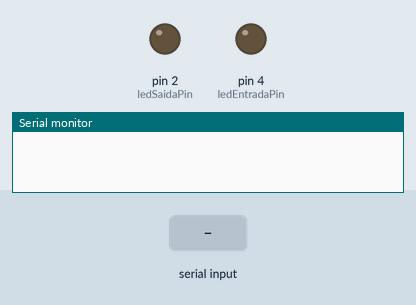
This sketch was run on a simulated Arduino Uno, built with avr-gcc and run on an emulated ATmega328P. Shown: output pins drawn as LEDs (lit = HIGH), the last lines printed to the serial monitor. The test bench sets the inputs (shaded band).

Above: at 1.2 s.
1.3 s: "e\n" received over Serial
At 2.3 s:
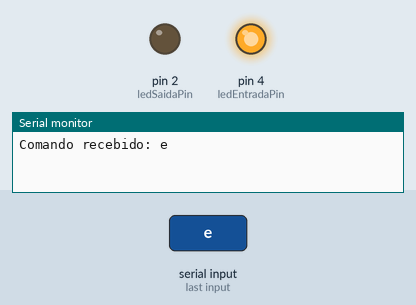
Timing chart, 0 to 7.8 s (numbered marks = the images above; inputs shaded):
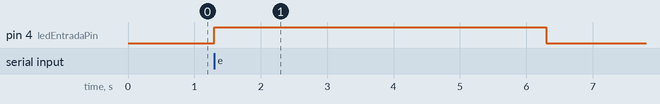

The sketch:

porta.ino
```cpp
const int ledEntradaPin = 4;  // LED de entrada
const int ledSaidaPin = 2;    // LED de saída

void setup() {
  Serial.begin(9600);
  pinMode(ledEntradaPin, OUTPUT);
  pinMode(ledSaidaPin, OUTPUT);
  digitalWrite(ledEntradaPin, LOW);
  digitalWrite(ledSaidaPin, LOW);
}

void loop() {
  if (Serial.available() > 0) {
    char comando = Serial.read();

    // Ignorar caracteres indesejados
    if (comando == '\n' || comando == '\r' || comando == ' ') {
      return;
    }

    Serial.print("Comando recebido: ");
    Serial.println(comando);

    if (comando == 'e') {
      digitalWrite(ledEntradaPin, HIGH);
      delay(5000);
      digitalWrite(ledEntradaPin, LOW);
    }
    else if (comando == 's') {
      digitalWrite(ledSaidaPin, HIGH);
      delay(5000);
      digitalWrite(ledSaidaPin, LOW);
    }

    // Limpa o buffer restante (caso venha mais de 1 caractere)
    while (Serial.available() > 0) {
      Serial.read();
    }
  }
}
```

Measured:
- after the input at 1.3 s, pin 4 (ledEntradaPin): LOW → HIGH at once, → LOW 5.0 s later
